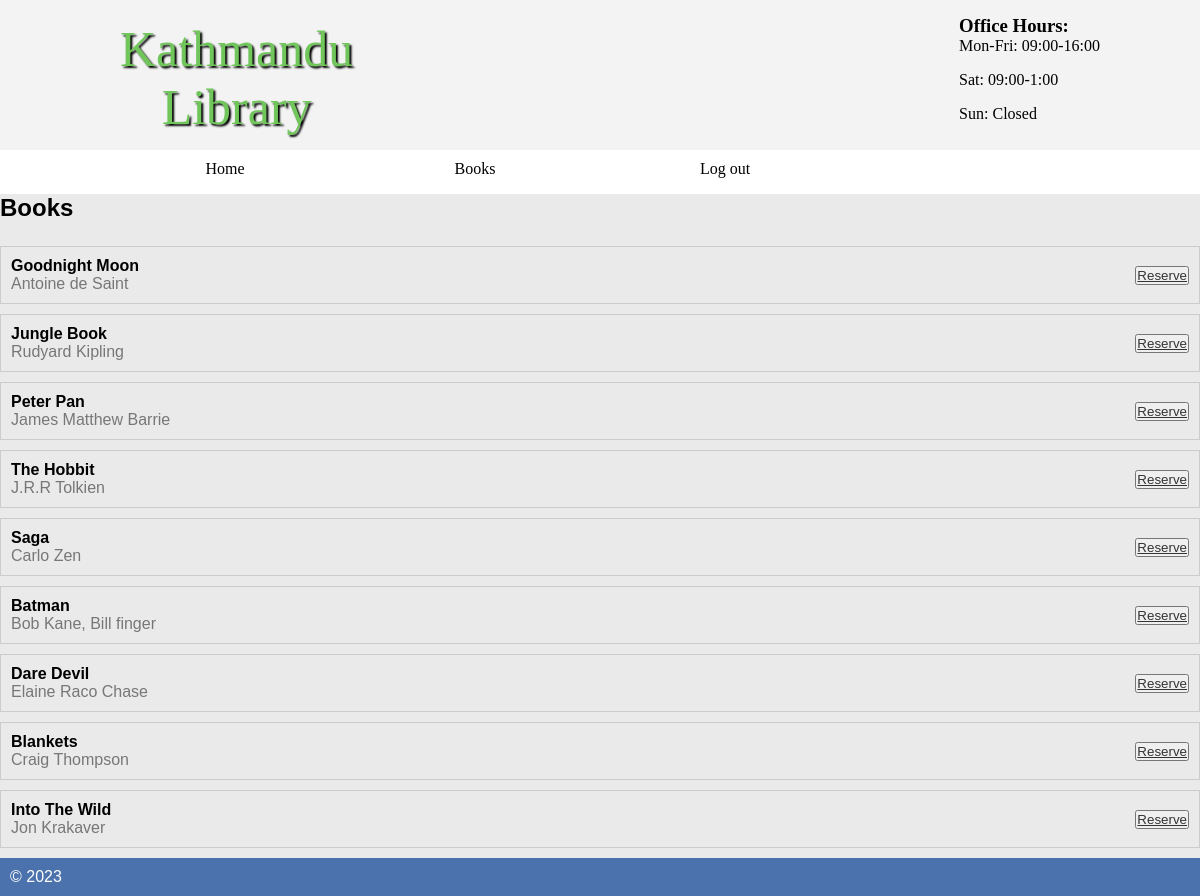
The page /book-list.php on the database its author committed.
### tables this page shows
CREATE TABLE `book` (
  `id` int(11) NOT NULL AUTO_INCREMENT,
  `name` varchar(45) NOT NULL,
  `author_name` varchar(45) NOT NULL,
  `category` int(11) NOT NULL,
  PRIMARY KEY (`id`)
);

### book-list.php (the view, shortened to what this page needs)
<!DOCTYPE html>
<html>
	<head>
	</head>
	<body>
	<header>
		<section>
			<aside>
				<h3>Office Hours:</h3>
				<p>Mon-Fri: 09:00-16:00</p>
				<p>Sat: 09:00-1:00</p>
				<p>Sun: Closed</p>
			</aside>
			<h1>Kathmandu</br>Library</h1>
		</section>
	</header>
	<nav>
		<ul>
			<li><a href="index.php">Home</a></li>
      <li>Books</li>
            <li><a href="logout.php">Log out</a></li>
		</ul>
	</nav>
    <section id="content">
        <main>
            <?php
require_once "database.php";
        $query = "SELECT * FROM book";
$result = mysqli_query($con, $query);
if (mysqli_num_rows($result) > 0) {
    echo '<main>';
    echo '<h2>Books</h2>';
    echo '<ul class="book-list">';
    while ($row = mysqli_fetch_assoc($result)) {
        $bookTitle = $row['name'];
        $bookAuthor = $row['author_name'];
        echo '<li class="book-item">';
        echo '<div>';
        echo '<span class="book-title">' . $bookTitle . '</span></br>';
        echo '<span class="book-author">' . $bookAuthor . '</span>';
        echo '</div>';
        echo '<div>';
        echo '<button><a href="reserve.php">Reserve</a></Button>';
        echo '</div>';
        echo '</li>';
    }
    echo '</ul>';
    echo '</main>';
} else {
    echo 'No books found.';
}
?>
  </main>
	</section>
	<footer>
		&copy; <?=date('Y')?>
	</footer>
</body>
</html>

### book-list.php (style rules this page uses)
* { margin: 0; padding: 0; }
html { font-family: 'Oxygen-Regular', verdana, sans-serif; }
body { background-color: #eaeaea; }
header { background-color: #f3f3f3 ; color: black; height: 150px; }
header aside { float: right; margin-top: 15px; }
header section { width: 1000px; display: block; margin:auto; }
header h1 { float: left; margin-left: 20px; font-size:50px; color:#70c65a; }
nav { width: 100%; background-color: white; overflow: auto; }
nav ul { width: 1000px; margin: auto; display: block; list-style-type: none; }
nav ul li { width: 25%; float: left; overflow: auto; text-align: center; }
nav li { color: black; padding-top: 10px; display: block; }
nav a { color: black; text-decoration: none }
main a { color: #333; }
nav { font-family: 'Oxygen-Regular'; }
header section { display: block; font-family: 'Oxygen-Regular', cursive; }
header h1 { font-weight: normal; }
h1 { font-size:4em; color: white; text-align: center; padding-top: 20px; text-shadow: 2px 2px 2px #000; }
p, li, h2 { margin-bottom: 1em; }
footer { background-color: #4b72ad; padding: 10px; color: white; }
ul.book-list { list-style: none; padding: 0; }
.book-item { display: flex; align-items: center; justify-content: space-between; margin-bottom: 10px; padding: 10px; border: 1px solid #ccc; }
.book-title { font-weight: bold; }
.book-author { color: #777; }

### rows shown on the page
book: name "Goodnight Moon", author_name "Antoine de Saint"
book: name "Jungle Book", author_name "Rudyard Kipling"
book: name "Peter Pan", author_name "James Matthew Barrie"
book: name "The Hobbit", author_name "J.R.R Tolkien"
book: name "Saga", author_name "Carlo Zen"
book: name "Batman", author_name "Bob Kane, Bill finger"
book: name "Dare Devil", author_name "Elaine Raco Chase"
book: name "Blankets", author_name "Craig Thompson"
book: name "Into The Wild", author_name "Jon Krakaver"
